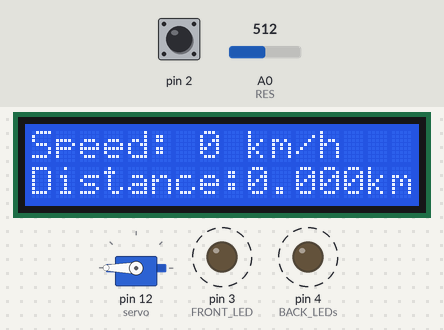
Bench run of a sketch on a simulated Arduino Uno, built with avr-gcc and run on an emulated ATmega328P. On the bench: 16×2 character LCD, servo, output pins drawn as LEDs (lit = HIGH). Dashed ring = blinking. The inputs (shaded band) are chosen by the test bench; at power-on: A0 (RES) = 512, pin 2 HIGH.

Above: at 3.29 s.
3.3 s: A0 (RES) set to 591
4.8 s: A0 (RES) set to 607
At 6.5 s:
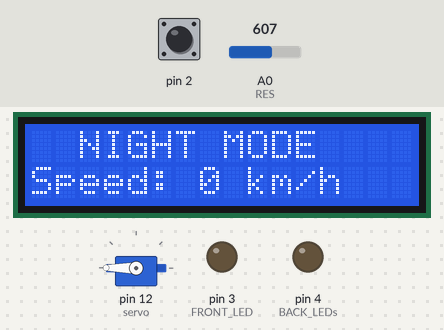
6.8 s: pin 2 pulled LOW for 0.8 s
At 7.3 s:
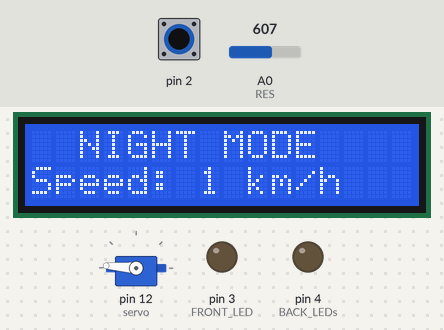
9.1 s: A0 (RES) set to 590
At 9.5 s:
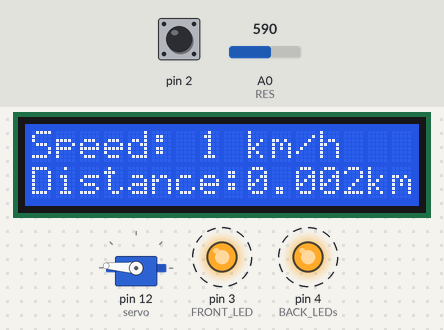
11.7 s: pin 2 pulled LOW for 0.8 s
At 12.0 s:
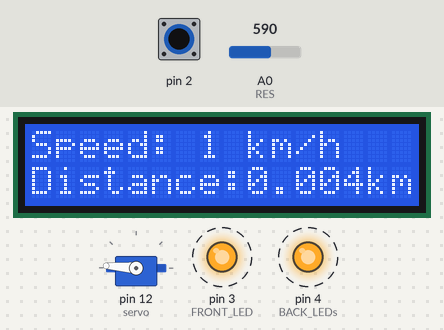
14.0 s: A0 (RES) set to 610
At 14.23 s:
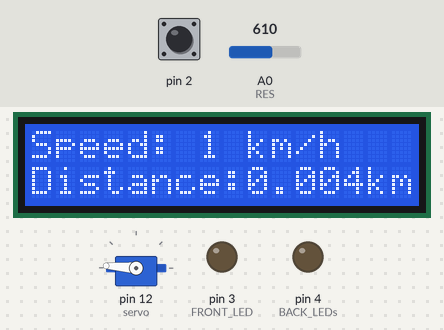
Timing chart, 0 to 17.0 s (numbered marks = the images above; inputs shaded):
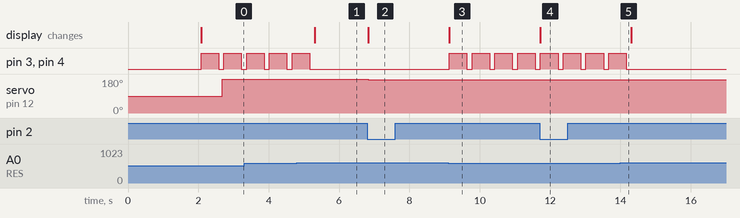

The sketch:

bike_speedometer_v1.ino
```cpp
#include <LiquidCrystal.h>
#include <Servo.h>

// LCD: rs=5, en=6, d4=7, d5=8, d6=9, d7=10
LiquidCrystal lcd(5, 6, 7, 8, 9, 10);
const char StrH[] = "Hello!";

// TIME / измерения
volatile unsigned long lastPulseMs = 0;   // время последнего импульса (мс)
volatile unsigned long deltaMs      = 0;  // интервал между импульсами (мс)
volatile unsigned long revCount     = 0;  // число оборотов (для дистанции)

float f = 0.0f;       // Гц
float V = 0.0f;       // м/с
float L = 0.0f;       // м (длина окружности)
const float D = 0.67; // м
const float pi = 3.1415926f;

float distance_m = 0.0f;
float distance_km = 0.0f;

// --- Magnet detect ISR ---
void magnet_detect() {
  unsigned long now = millis();
  // антидребезг ~10 мс
  if (now - lastPulseMs >= 10) {
    deltaMs = now - lastPulseMs;
    lastPulseMs = now;
    revCount++; // суммируем обороты, а в loop() пересчитаем в метры
  }
}

// LED
int val = 0;
const int RES = A0; // фоторезистор на A0
void blinking() {
  digitalWrite(4, HIGH);
  digitalWrite(3, HIGH);
  delay(500);
  digitalWrite(4, LOW);
  digitalWrite(3, LOW);
  delay(100);
}

// SERVO
Servo servo;
int angle = 0;

void setup() {
  Serial.begin(9600);

  pinMode(2, INPUT_PULLUP); // геркон на D2 → GND
  attachInterrupt(digitalPinToInterrupt(2), magnet_detect, FALLING);

  pinMode(4, OUTPUT); // BACK LEDs
  pinMode(3, OUTPUT); // FRONT LED

  lcd.begin(16, 2);
  lcd.clear();
  lcd.setCursor(4, 0);
  lcd.print(StrH);
  delay(2000);
  lcd.clear();
  lcd.setCursor(2, 0);
  lcd.print("Let's begin");

  servo.attach(12);

  // заранее считаем окружность
  L = pi * D;

  // стартовое время для ISR
  lastPulseMs = millis();
}

void loop() {
  // --- безопасно читаем значения из ISR ---
  unsigned long localDeltaMs;
  unsigned long localRevCount;
  noInterrupts();
  localDeltaMs = deltaMs;
  localRevCount = revCount;
  interrupts();

  // пересчёт дистанции по числу оборотов
  distance_m = (float)localRevCount * L;
  distance_km = distance_m * 0.001f;

  // частота/скорость
  if (localDeltaMs > 0) {
    f = 1000.0f / (float)localDeltaMs; // Гц
  } else {
    f = 0.0f;
  }
  V = L * f;                   // м/с
  int V_kmh = (int)(V * 3.6f); // км/ч

  // датчик освещённости
  val = analogRead(RES);
  bool night = (val > 600); // чем больше val, тем темнее (если делитель так собран)

  // Вывод на LCD (минимум clear для снижения мерцания)
  lcd.clear();
  if (night) {
    lcd.setCursor(0, 0);
    lcd.print("  NIGHT MODE");
    lcd.setCursor(0, 1);
    lcd.print("Speed: ");
    lcd.print(V_kmh);
    lcd.print(" km/h");
  } else {
    lcd.setCursor(0, 0);
    lcd.print("Speed: ");
    lcd.print(V_kmh);
    lcd.print(" km/h");

    lcd.setCursor(0, 1);
    lcd.print("Distance:");
    lcd.print(distance_km, 3);
    lcd.print("km");
  }

  // LED логика (без ручного вызова ISR!)
  if (night) {
    digitalWrite(4, LOW);
    digitalWrite(3, LOW);
  } else {
    blinking();
  }

  // --- Servo ---
  // 0 км/ч → 180°, 45 км/ч → 0°
  int computed = 180 - (V_kmh * 180 / 45);
  if (computed < 0) computed = 0;
  if (computed > 180) computed = 180;
  angle = computed;
  servo.write(angle);

  delay(40);
}
```

Measured:
- the behaviour switches between 600 and 601 on A0 (RES) (found by bisection; images 0 and 1)
- after the input at 4.8 s, pin 3 (FRONT_LED), pin 4 (BACK_LEDs): goes on until 5.2 s, then stays LOW; the display: changes after 0.51 s (image 1)
- after the input at 6.8 s, servo on pin 12 (servo): 180° → 176° at once; the display: changes at once (image 2)
- after the input at 9.1 s, pin 3 (FRONT_LED), pin 4 (BACK_LEDs): alternates HIGH for 0.50 s and LOW for 0.15 s, starting at once; the display: changes at once (image 3)
- after the input at 11.7 s, the display: changes at once (image 4)
- after the input at 14.0 s, pin 3 (FRONT_LED), pin 4 (BACK_LEDs): goes on until 14.2 s, then stays LOW
- by itself, pin 3 (FRONT_LED), pin 4 (BACK_LEDs): alternates HIGH for 0.50 s and LOW for 0.15 s
